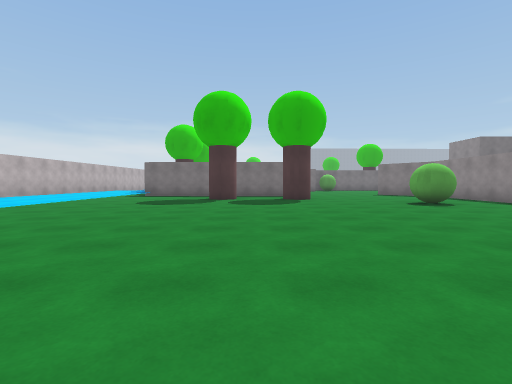
View 1 (above)

20 first-person views from a walk through a scene from a Unity 3-D project. The camera is 1.2 m above the floor, tilts 2° down and sees 85° across. The floor is counted in squares, 2 m on a side. Each view is taken from the middle of a square. On the plan, view 1 faces up. The plan holds only what a view shows up to about 9 squares ahead; the rest is blank. The place goes on beyond the plan. The player character is not drawn. Surface patterns are stand-ins for the level's own textures.

View 2
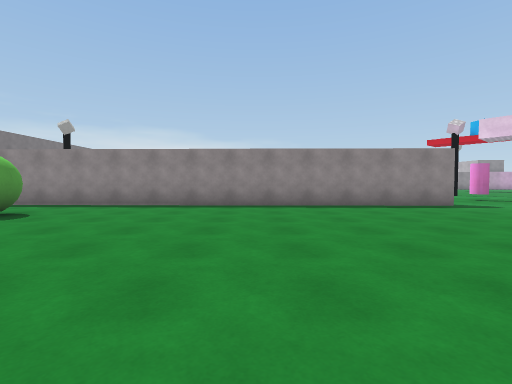

View 3
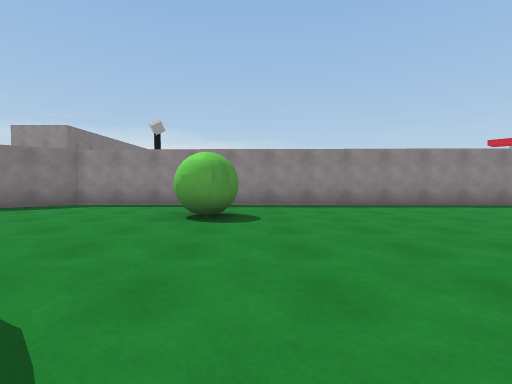

View 4
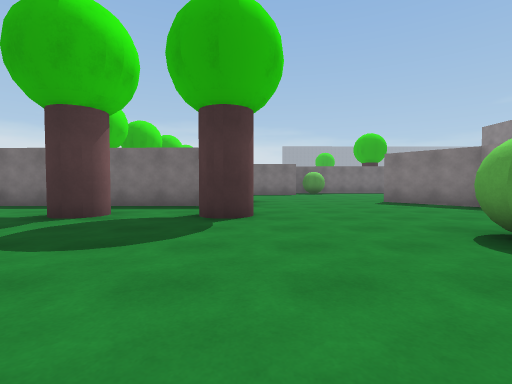

View 5
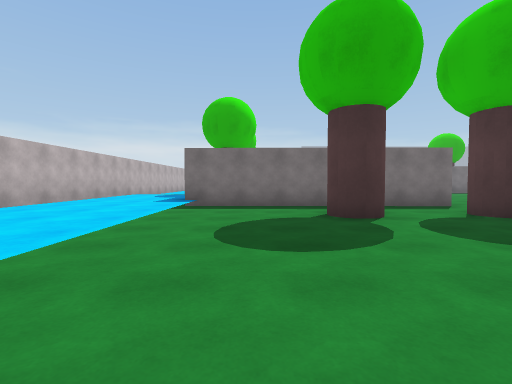

View 6
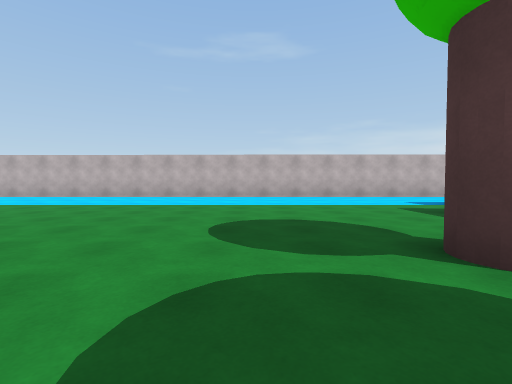

View 7
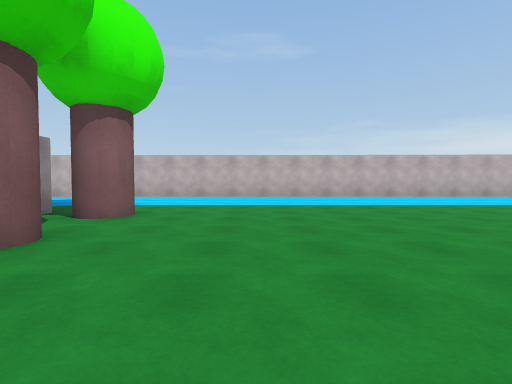

View 8
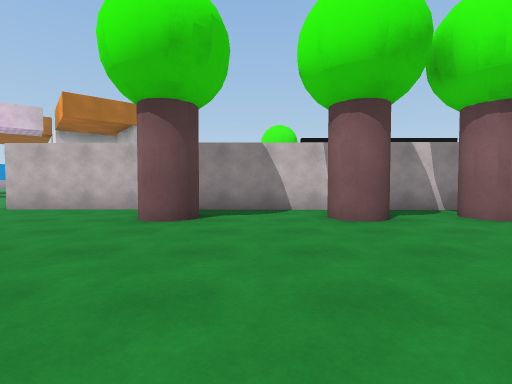

View 9
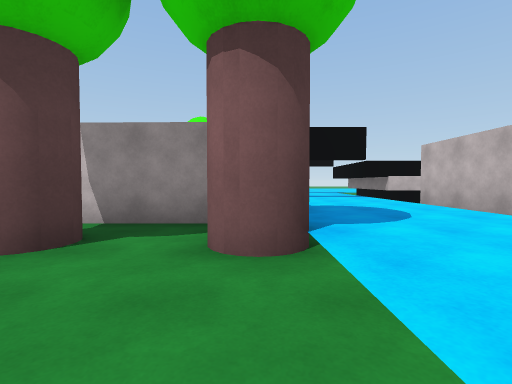

View 10
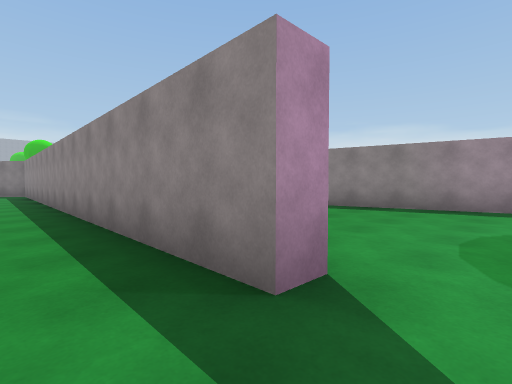

View 11
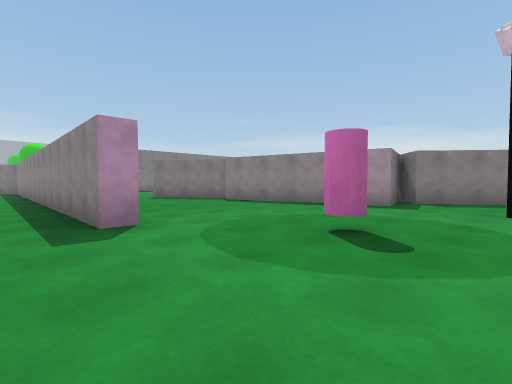

View 12
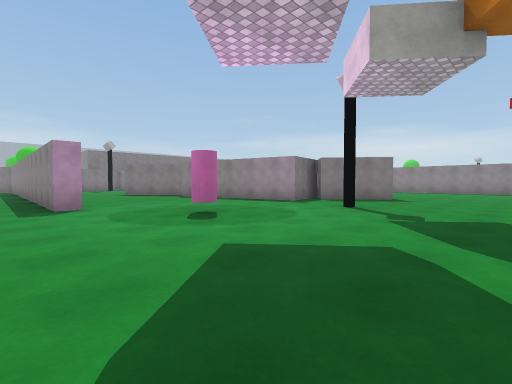

View 13
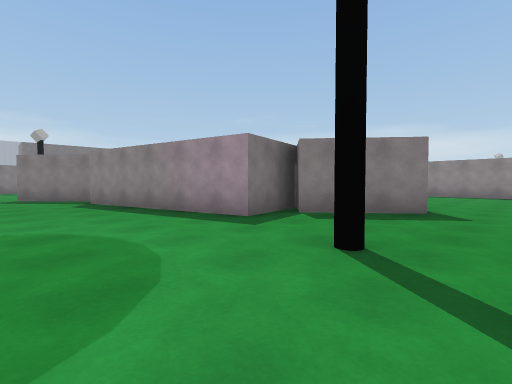

View 14
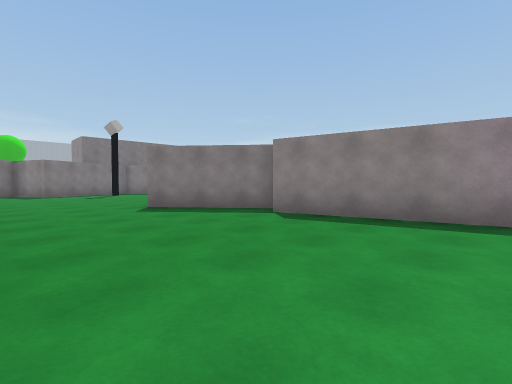

View 15
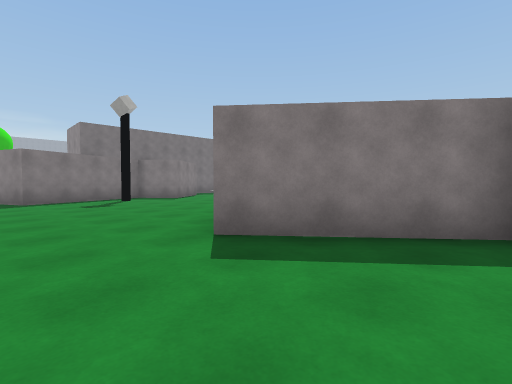

View 16
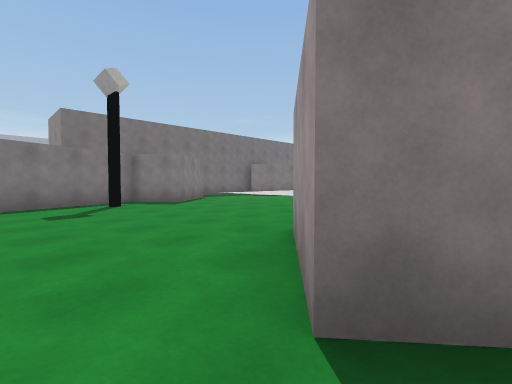

View 17
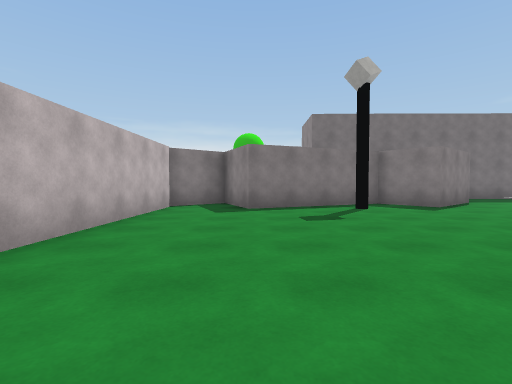

View 18
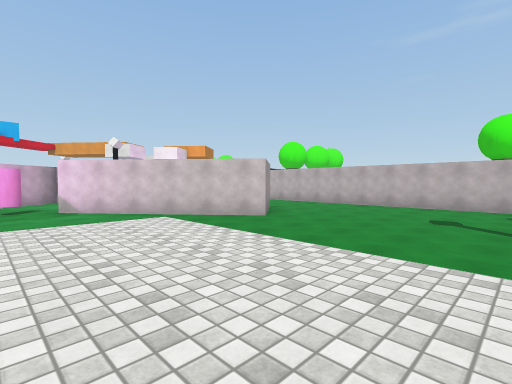

View 19
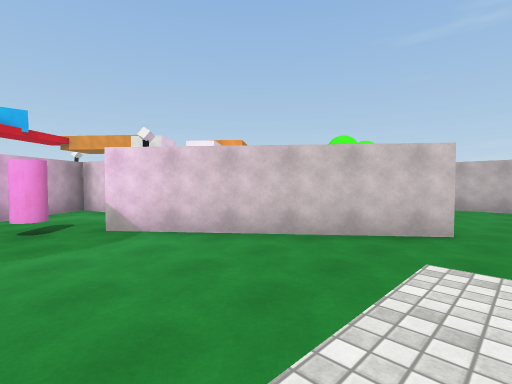

View 20
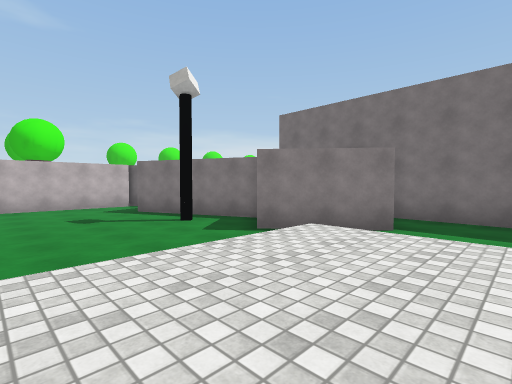

### Floor plan
Key: @ floor where view 1 was taken; # wall or solid block; . main floor; : floor 0.25 m higher than the main floor; + floor 0.5 m higher than the main floor; B green ball; C pink cylinder.
Columns run from 9 left of view 1 to 18 right of it. Each row starts with its distance up from view 1.
 15                          ###
 14  #::        ....         ...
 13  #:::       ...###########..
 12  #:::#######....##.##..##.
 11  #:::...........##...#...+++
 10  #:::...#.#.....#........+++
  9  #:::...........#........+++
  8  #:::.........B.#........+++
  7  #:::...........#........+++
  6  #:::...........#.....#.....
  5  #:::...........#....##.....
  4  #:::...........#...####....
  3  #:::...........#....####...
  2  #:::...........#.....# ##..
  1  #:::...........#.....#  .C.
  0  #:::....@......#.....#  ...
 -1  #:::...........#.....#  ..#
 -2  #:::#.#..##....#.....###.##
 -3  #:::#######...........####
 -4  #:::      ####...C.....##
 -5  #:::          ..........#
 -6   :::          ......#......
 -7 ##::           .............
 -8  #             .............
 -9                ..........

Positions as (right, up) in squares from view 1, and headings:
1: (0, 0), facing up
2: (0, 3), facing right
3: (0, 7), facing right
4: (2, 5), facing up
5: (-3, 5), facing up
6: (1, 8), facing left
7: (1, 1), facing left
8: (0, 3), facing down
9: (-4, 1), facing down
10: (6, -3), facing up-right
11: (6, -6), facing up-right
12: (6, -9), facing up-right
13: (10, -7), facing up-right
14: (8, -2), facing up-right
15: (9, 2), facing up-right
16: (10, 4), facing up-right
17: (10, 5), facing up
18: (18, 11), facing down-left
19: (18, 7), facing down-left
20: (18, 8), facing up-left
